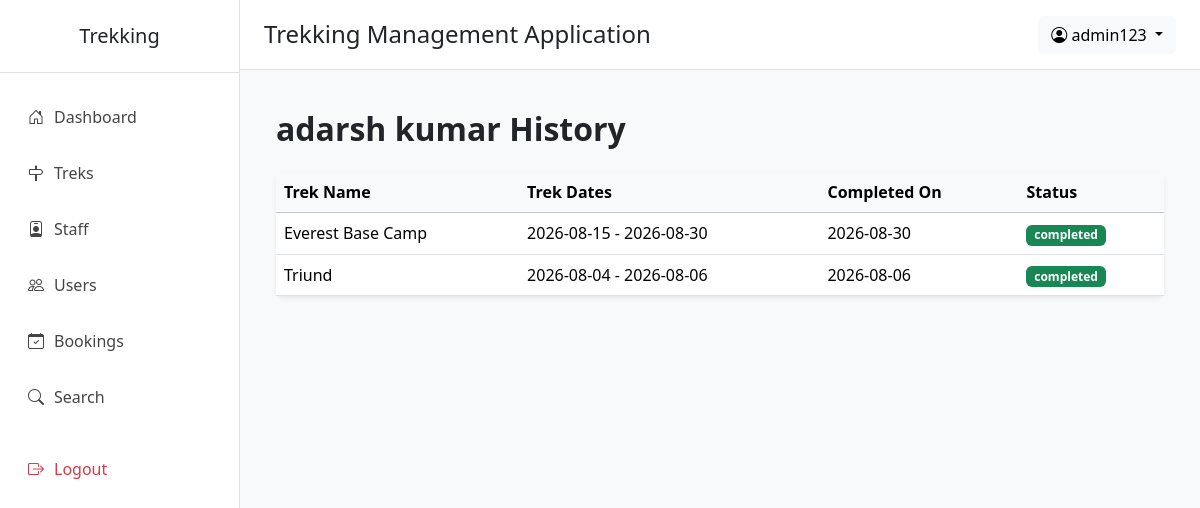
Page /history/2 (signed in) on the earlier database version.
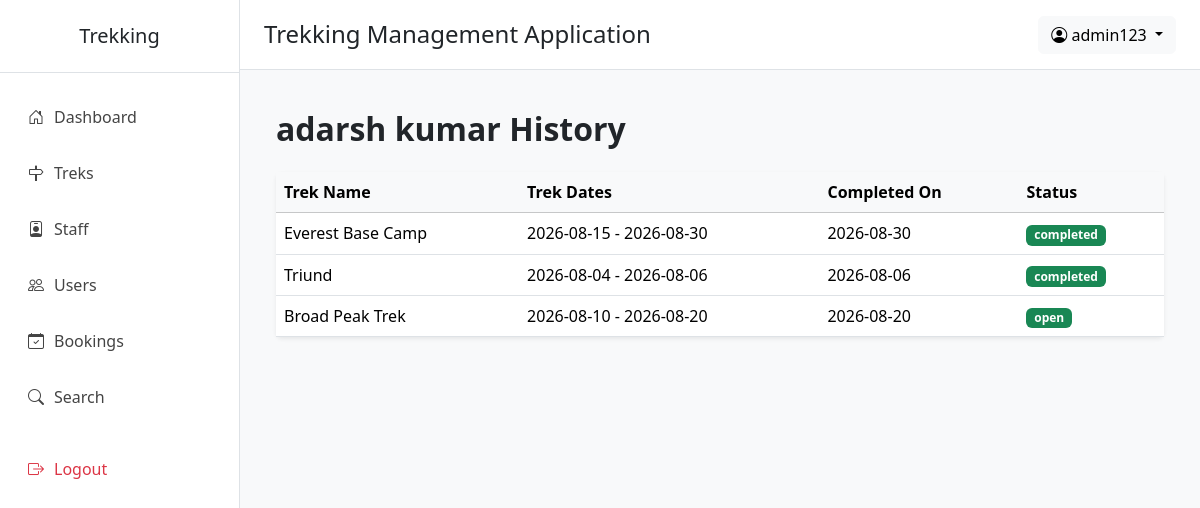
Same page on the later database version.
### application/models.py (models this page shows)
class Booking(db.Model):
    __tablename__ = "bookings"
    id = db.Column(db.Integer(), primary_key=True)
    user_id = db.Column(db.Integer(), db.ForeignKey("users.id"), nullable=False)
    trek_id = db.Column(db.Integer(), db.ForeignKey("treks.id"), nullable=False)
    booking_date = db.Column(db.DateTime(), default=db.func.now())
    status = db.Column(db.String(20), nullable=False, default="booked")
    payment_status = db.Column(db.String(20), nullable=False, default="Pending")
    cancelled_at = db.Column(db.DateTime, nullable=True)

class Trek(db.Model):
    __tablename__="treks"
    id = db.Column(db.Integer(),primary_key=True)
    name = db.Column(db.String(),nullable=False)
    location = db.Column(db.String(),nullable=False)
    price=db.Column(db.Integer(),nullable=False)
    difficulty = db.Column(db.String(),nullable=False) # Easy | Medium | Hard
    duration_days = db.Column(db.Integer(),nullable=False)
    total_slots = db.Column(db.Integer(),nullable=False)
    avl_slots = db.Column(db.Integer(),nullable=False)
    assigned_staff_id = db.Column(db.Integer(),db.ForeignKey("staff.id"),nullable=True)
    status = db.Column(db.String(),default="open") #  open | closed | started | completed
    start_date = db.Column(db.DateTime(),nullable=False)
    end_date = db.Column(db.DateTime(),nullable=False)
    desc = db.Column(db.String(),nullable=True)
    created_by = db.Column(db.Integer(),db.ForeignKey("users.id"),nullable=False)
    created_at = db.Column(db.DateTime(),server_default=db.func.now())
    updated_at = db.Column(db.DateTime(),server_default=db.func.now(),onupdate=db.func.now())
    bookings = db.relationship(
        "Booking",
        backref="trek",
        cascade="all, delete-orphan"
    )

### application/admin_routes.py (the view)
@app.route("/history/<int:user_id>")
def user_history(user_id):
    if("admin_id" not in session):
        return redirect("/login")
    this_admin=User.query.filter_by(id=session["admin_id"]).first()
    user=User.query.filter_by(id=user_id).first()
    history=Booking.query.filter_by(user_id=user_id).all()
    return render_template("admin/history.html",user=user,history=history,this_admin=this_admin)

### templates/admin/history.html (shortened to what this page needs)
{% extends "admin/base.html" %}
{% block content %}
<div class="container-fluid">
    <h2 class="fw-bold mb-4">
        {{user.name}} History
    </h2>
    <div class="card shadow-sm border-0">
        <div class="card-body p-0">
            <table class="table table-hover align-middle mb-0">
                <thead class="table-light">
                    <tr>
                        <th>Trek Name</th>
                        <th>Trek Dates</th>
                        <th>Completed On</th>
                        <th>Status</th>
                    </tr>
                </thead>
                <tbody>
                    {% for c in history %}
                    <tr>
                        <td>{{c.trek.name}}</td>
                        <td>{{c.trek.start_date.date()}} - {{c.trek.end_date.date()}}</td>
                        <td>{{c.trek.end_date.date()}}</td>
                        <td>
                            <span class="badge bg-success">
                                {{c.trek.status}}
                            </span>
                        </td>
                    </tr>
                    {% endfor %}
                </tbody>
            </table>
        </div>
    </div>
</div>
{% endblock %}

Differences in the rows shown:
added Booking: trek.name "Broad Peak Trek", trek.start_date "2026-08-10", trek.end_date "2026-08-20", trek.status "open"
